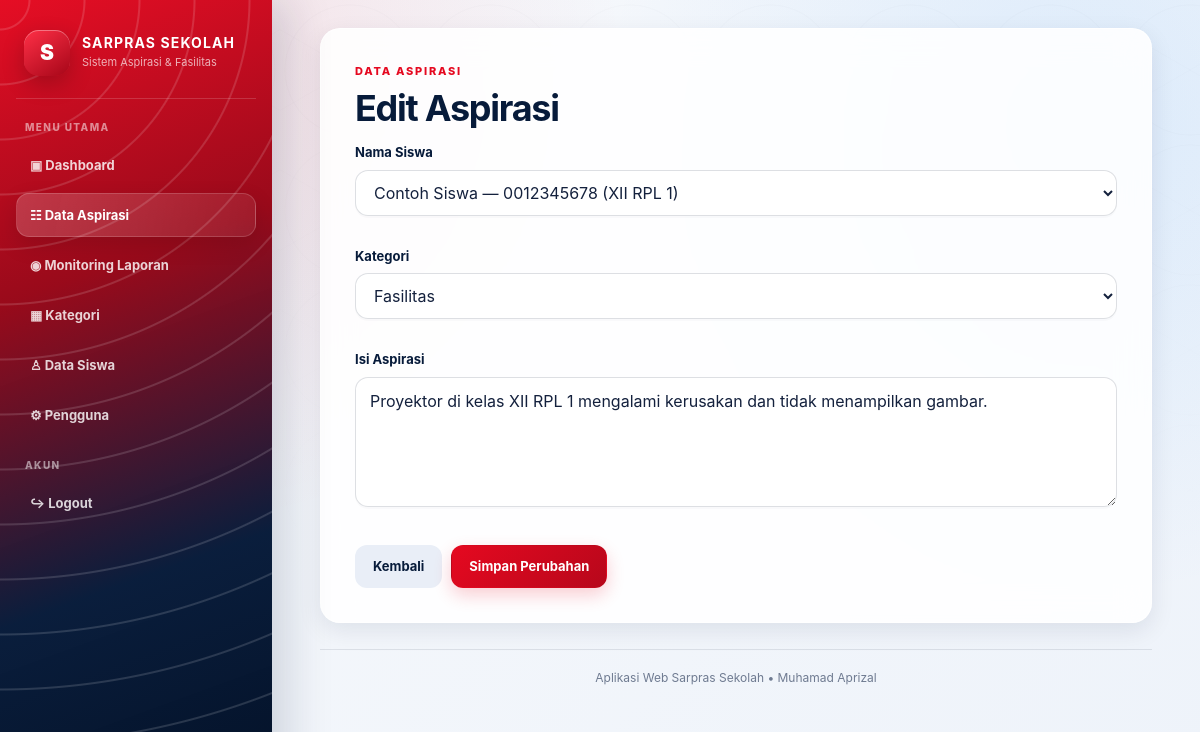
The app's page /edit.php?id=1 (signed in) with its own data.
### tables this page shows
CREATE TABLE `id_aspirasi` (
    `id_aspirasi` INT AUTO_INCREMENT PRIMARY KEY,
    `tanggal` DATETIME NOT NULL,
    `id_siswa` INT NOT NULL,
    `kategori` VARCHAR(100) NOT NULL,
    `isi_aspirasi` TEXT NOT NULL,
    `status` ENUM('Menunggu','Diproses','Selesai','Ditolak') NOT NULL DEFAULT 'Menunggu',
    CONSTRAINT `fk_aspirasi_siswa`
        FOREIGN KEY (`id_siswa`) REFERENCES `siswa`(`id_siswa`)
        ON UPDATE CASCADE ON DELETE CASCADE,
    INDEX (`id_siswa`),
    INDEX (`status`)
);

CREATE TABLE `siswa` (
    `id_siswa` INT AUTO_INCREMENT PRIMARY KEY,
    `nisn` VARCHAR(20) NOT NULL UNIQUE,
    `nama_siswa` VARCHAR(100) NOT NULL,
    `kelas` VARCHAR(30) NOT NULL,
    `jurusan` VARCHAR(100) NOT NULL,
    `alamat` TEXT NULL,
    `password` VARCHAR(255) NOT NULL,
    `created_at` TIMESTAMP DEFAULT CURRENT_TIMESTAMP
);

CREATE TABLE `kategori` (
    `id_kategori` INT AUTO_INCREMENT PRIMARY KEY,
    `nama_kategori` VARCHAR(100) NOT NULL UNIQUE,
    `keterangan` VARCHAR(255) NULL,
    `created_at` TIMESTAMP DEFAULT CURRENT_TIMESTAMP
);

### edit.php (the view)
<?php include "auth.php";include "conection.php";$id=(int)($_GET['id']??0);$q=$conn->prepare("SELECT * FROM id_aspirasi WHERE id_aspirasi=?");$q->bind_param("i",$id);$q->execute();$data=$q->get_result()->fetch_assoc();if(!$data)die("Data aspirasi tidak ditemukan.");$siswa=$conn->query("SELECT id_siswa,nama_siswa,nisn,kelas FROM siswa ORDER BY nama_siswa");$kat=$conn->query("SELECT nama_kategori FROM kategori ORDER BY nama_kategori");?>
<!doctype html><html lang="id"><head><meta charset="utf-8"><meta name="viewport" content="width=device-width,initial-scale=1"><title>Edit Aspirasi</title><link rel="stylesheet" href="./data.css?v=spiderman2026"></head><body><div class="app"><?php include "header.php";?><div class="form-card"><p class="eyebrow">DATA ASPIRASI</p><h1>Edit Aspirasi</h1><form action="update.php" method="post"><input type="hidden" name="id_aspirasi" value="<?=$id?>"><div class="form-group"><label>Nama Siswa</label><select name="id_siswa" required><?php while($r=$siswa->fetch_assoc()):?><option value="<?=$r['id_siswa']?>" <?=$r['id_siswa']==$data['id_siswa']?'selected':''?>><?=htmlspecialchars($r['nama_siswa'])?> — <?=htmlspecialchars($r['nisn'])?> (<?=htmlspecialchars($r['kelas'])?>)</option><?php endwhile;?></select></div><div class="form-group"><label>Kategori</label><select name="kategori" required><?php while($r=$kat->fetch_assoc()):?><option value="<?=htmlspecialchars($r['nama_kategori'])?>" <?=$r['nama_kategori']===$data['kategori']?'selected':''?>><?=htmlspecialchars($r['nama_kategori'])?></option><?php endwhile;?></select></div><div class="form-group"><label>Isi Aspirasi</label><textarea name="isi_aspirasi" required><?=htmlspecialchars($data['isi_aspirasi'])?></textarea></div><div class="actions"><a class="btn btn-secondary" href="tampil.php">Kembali</a><button class="btn btn-primary">Simpan Perubahan</button></div></form></div><?php include "footer.php";?></div></body></html>

### data.css (style rules this page uses)
:root { --sp-red:#e50920; --sp-red-dark:#a70718; --sp-blue:#071b3a; --sp-blue-2:#0b2d5c; --sp-cyan:#1d8cff; --ink:#14213d; --muted:#6f7b91; --surface:rgba(255,255,255,.88); --surface-solid:#ffffff; --line:rgba(20,33,61,.10); --shadow:0 18px 50px rgba(7,27,58,.12); --shadow-soft:0 8px 24px rgba(7,27,58,.09); --radius:20px; --ease:cubic-bezier(.22,1,.36,1); }
*, *::before, *::after { box-sizing:border-box; }
html { scroll-behavior:smooth; }
body { margin:0; min-height:100vh; color:var(--ink); font-family:Inter,ui-sans-serif,system-ui,-apple-system,BlinkMacSystemFont,"Segoe UI",sans-serif; line-height:1.6; background: radial-gradient(circle at 15% 10%,rgba(229,9,32,.10),transparent 28rem), radial-gradient(circle at 90% 15%,rgba(29,140,255,.10),transparent 30rem), linear-gradient(135deg,#f7f9fc 0%,#eef3fa 100%); overflow-x:hidden; }
body::before { content:""; position:fixed; inset:0; z-index:-1; pointer-events:none; opacity:.34; background-image: radial-gradient(circle at center,transparent 0 4rem,rgba(7,27,58,.045) 4.05rem 4.08rem,transparent 4.12rem 7rem), linear-gradient(30deg,transparent 49.5%,rgba(7,27,58,.035) 50%,transparent 50.5%), linear-gradient(-30deg,transparent 49.5%,rgba(7,27,58,.035) 50%,transparent 50.5%); background-size:140px 140px; mask-image:linear-gradient(to bottom,black,transparent 85%); }
a { color:var(--sp-blue-2); transition:color .22s var(--ease),opacity .22s var(--ease); }
button, input, select, textarea { font:inherit; }
button, .btn, input[type="submit"] { -webkit-tap-highlight-color:transparent; }
.app { min-height:100vh; }
h1,h2,h3 { color:var(--sp-blue); line-height:1.2; margin:0 0 12px; }
h1 { font-size:clamp(25px,3vw,38px); letter-spacing:-.035em; }
p { margin-top:0; }
.eyebrow { margin:0 0 6px; color:var(--sp-red); font-size:11px; font-weight:850; letter-spacing:.16em; }
.card, .panel, .form-card { background:var(--surface); border:1px solid rgba(255,255,255,.85); border-radius:var(--radius); box-shadow:var(--shadow-soft); backdrop-filter:blur(16px); }
.form-card { padding:clamp(20px,4vw,34px); }
.toolbar, .actions { display:flex; align-items:center; flex-wrap:wrap; gap:9px; }
.form-group { margin-bottom:16px; }
.form-group label { display:block; margin-bottom:7px; color:var(--sp-blue); font-size:13px; font-weight:750; }
input[type="text"], input[type="password"], input[type="email"], input[type="search"], input[type="number"], select, textarea { width:100%; min-height:46px; margin:0 0 14px; padding:11px 14px; color:var(--ink); background:rgba(255,255,255,.94); border:1px solid rgba(20,33,61,.14); border-radius:13px; outline:none; box-shadow:0 2px 0 rgba(7,27,58,.02); transition:border-color .22s var(--ease),box-shadow .22s var(--ease),transform .22s var(--ease),background .22s var(--ease); }
textarea { min-height:130px; resize:vertical; }
.btn, button, input[type="submit"], .btn-edit, .btn-hapus { display:inline-flex; align-items:center; justify-content:center; min-height:42px; gap:7px; padding:10px 17px; border:1px solid transparent; border-radius:12px; color:#fff; background:linear-gradient(135deg,var(--sp-red),#b7071b); box-shadow:0 7px 18px rgba(229,9,32,.20); cursor:pointer; text-decoration:none; font-size:13px; font-weight:750; transition:transform .24s var(--ease),box-shadow .24s var(--ease),filter .24s var(--ease),background .24s var(--ease); }
.btn-primary { background:linear-gradient(135deg,var(--sp-red),#b7071b); }
.btn-secondary { color:var(--sp-blue)!important; background:#e9eef7!important; box-shadow:none!important; }

### records on screen
id_aspirasi: id_siswa "Contoh Siswa — 0012345678 (XII RPL 1)", kategori "Fasilitas", isi_aspirasi "Proyektor di kelas XII RPL 1 mengalami kerusakan dan tidak menampilkan gambar."
